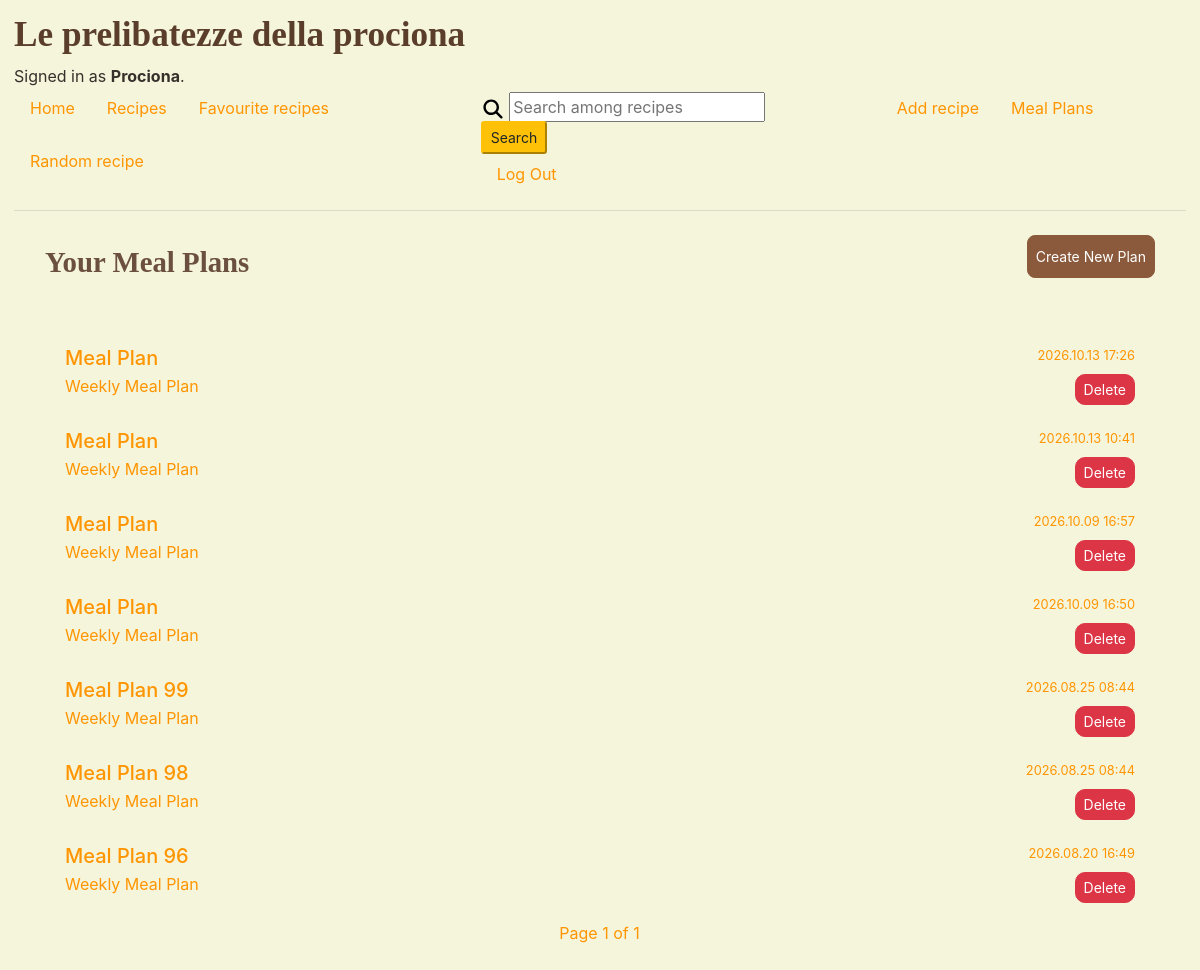
The app's page /mealplan/your_mealplans (signed in), older data.
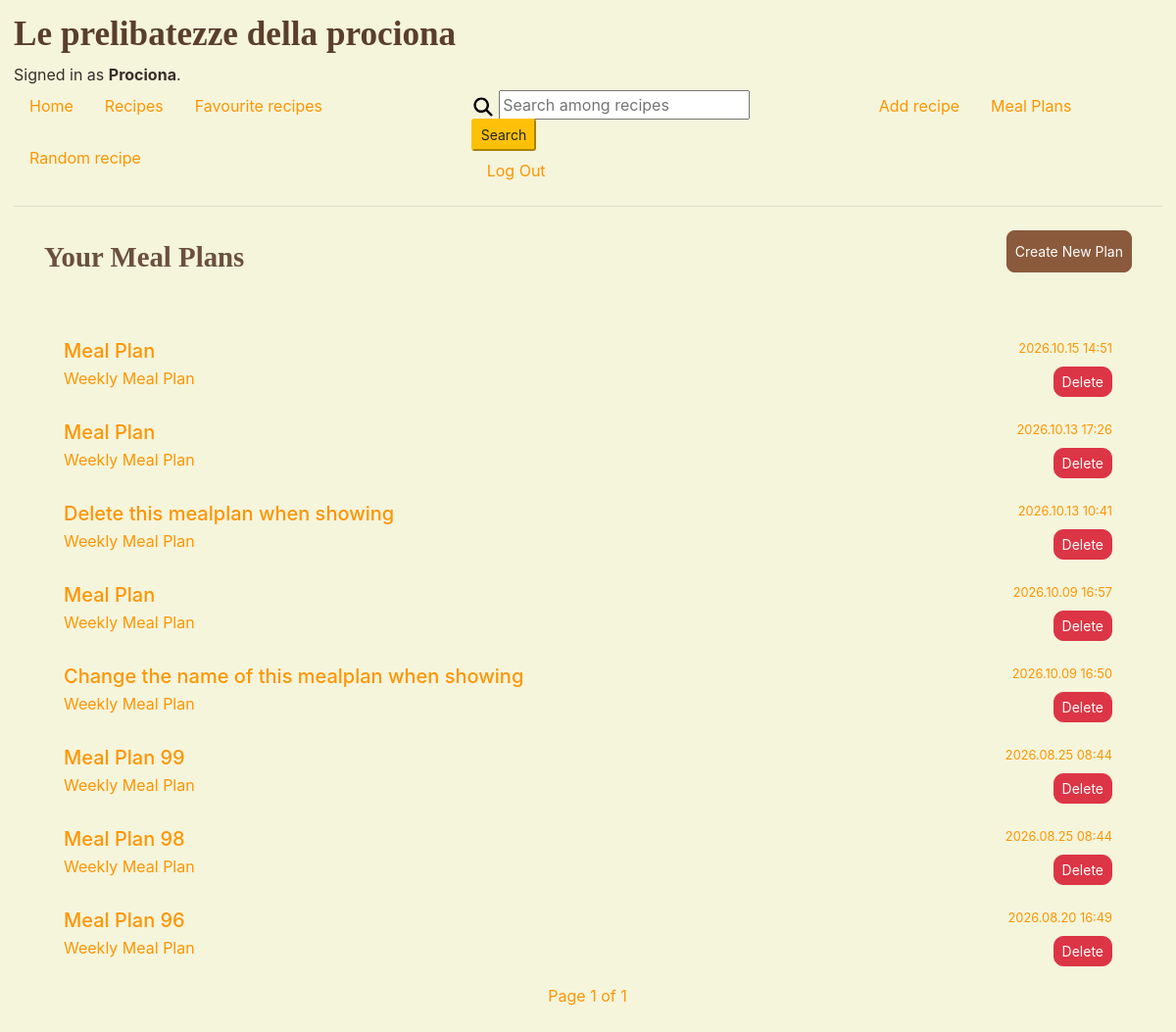
The same page, newer data.
### mealplan/models.py (models this page shows, shortened)
class MealPlan(models.Model):
    user = models.ForeignKey(settings.AUTH_USER_MODEL, on_delete=models.CASCADE,
                             null=True, # Allow null for anonymous users
                             blank=True, related_name="meal_plans")
    session_key = models.CharField(max_length=40, null=True, blank=True)
    created_at = models.DateTimeField(auto_now_add=True)
    recipes = models.ManyToManyField(Recipe, blank=True, related_name="meal_plans")
    name = models.CharField(max_length=50, default="Meal Plan")

### mealplan/views.py (the view)
# urls.py: path('your_mealplans', views.user_mealplans, name='user_mealplans'),
@login_required
def user_mealplans(request):
    meal_plans = MealPlan.objects.filter(user=request.user).order_by('-created_at')
    paginator = Paginator(meal_plans, 10)
    page_number = request.GET.get('page')
    meals_in_page = paginator.get_page(page_number)
    return render(request, 'mealplan/user_mealplans.html', {
        'username': request.user,
        'meals_in_page': meals_in_page
        })

### mealplan/templates/mealplan/user_mealplans.html (shortened to what this page needs)
{% extends "recipebook/layout.html" %}
{% load static %}
{% block body %}
<div class="container mt-4">
    <div class="d-flex justify-content-between">
        <div class="title-website">
            <h2>Your Meal Plans</h2>
        </div>
        <div class="top-0 right-0">
            <a href="{% url 'generate_mealplan' %}" class="btn btn-warning btn-sm">Create New Plan</a>
        </div>
    </div>
    <br>
    <div class="list-group">
        {% for meal_plan in meals_in_page %}
        <a href="{% url 'mealplan_result' meal_plan.id %}" class="list-group-item list-group-item-action">
            <div class="d-flex w-100 justify-content-between">
                <h5 class="mb-1">{{ meal_plan.name }}</h5>
                <small>{{ meal_plan.created_at|date:"Y.m.d H:i" }}</small>
            </div>
            <div class="d-flex w-100 justify-content-between">
                <p class="mb-1">
                    {% if meal_plan.meal_plan_recipes.count == 2 %}
                    Daily Meal Plan
                    {% else %}
                    Weekly Meal Plan
                    {% endif %}
                </p>
                <form method="post" action="{% url 'delete_mealplan' meal_plan.id %}" class="d-inline">
                    <button type="submit" class="btn btn-danger btn-sm">Delete</button>
                </form>
            </div>
        </a>
        {% empty %}
        <div class="alert alert-warning">You have no saved meal plans yet.</div>
        {% endfor %}
    </div>
    <nav aria-label="Page navigation">
        <ul class="pagination d-flex justify-content-center">
            <li class="page-item">
                Page {{ meals_in_page.number }} of {{ meals_in_page.paginator.num_pages }}
            </li>
        </ul>
    </nav>
</div>
{% endblock %}

Row changes from the older to the newer data that the page shows:
added MealPlan: name "Meal Plan", created_at "2026.10.15 14:51", shows "Weekly Meal Plan"
changed MealPlan: name "Meal Plan" → "Delete this mealplan when showing"
changed MealPlan: name "Meal Plan" → "Change the name of this mealplan when showing"
